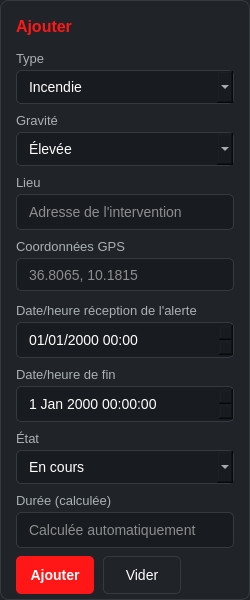
           <widget class="QFrame" name="frameAjouter">
            <property name="geometry">
             <rect>
              <x>16</x>
              <y>65</y>
              <width>250</width>
              <height>600</height>
             </rect>
            </property>
            <property name="styleSheet">
             <string notr="true">background-color: #202428;
  border: 1px solid #343A40;
  border-radius: 8px;</string>
            </property>
            <property name="frameShape">
             <enum>QFrame::Shape::StyledPanel</enum>
            </property>
            <property name="frameShadow">
             <enum>QFrame::Shadow::Raised</enum>
            </property>
            <widget class="QLabel" name="labelAjouterIntervention">
             <property name="geometry">
              <rect>
               <x>16</x>
               <y>14</y>
               <width>100</width>
               <height>25</height>
              </rect>
             </property>
             <property name="styleSheet">
              <string notr="true">color: #FF1717;
  font-size: 16px;
  font-weight: bold;
  background: transparent;
  border: none;</string>
             </property>
             <property name="text">
              <string>Ajouter</string>
             </property>
            </widget>
            <widget class="QLabel" name="labelTypeIntervention">
             <property name="geometry">
              <rect>
               <x>16</x>
               <y>48</y>
               <width>120</width>
               <height>20</height>
              </rect>
             </property>
             <property name="styleSheet">
              <string notr="true">color: #AAB0B6;
  font-size: 13px;
  background: transparent;
  border: none;</string>
             </property>
             <property name="text">
              <string>Type</string>
             </property>
            </widget>
            <widget class="QComboBox" name="comboTypeIntervention">
             <property name="geometry">
              <rect>
               <x>16</x>
               <y>70</y>
               <width>218</width>
               <height>34</height>
              </rect>
             </property>
             <property name="styleSheet">
              <string notr="true">QComboBox {
      background-color: #181B1F;
      color: white;
      border: 1px solid #343A40;
      border-radius: 5px;
      padding-left: 12px;
      font-size: 14px;
  }</string>
             </property>
             <item>
              <property name="text">
               <string>Incendie</string>
              </property>
             </item>
             <item>
              <property name="text">
               <string>Accident</string>
              </property>
             </item>
             <item>
              <property name="text">
               <string>Inondation</string>
              </property>
             </item>
            </widget>
            <widget class="QLabel" name="labelGraviteIntervention">
             <property name="geometry">
              <rect>
               <x>16</x>
               <y>110</y>
               <width>120</width>
               <height>20</height>
              </rect>
             </property>
             <property name="styleSheet">
              <string notr="true">color: #AAB0B6;
  font-size: 13px;
  background: transparent;
  border: none;</string>
             </property>
             <property name="text">
              <string>Gravité</string>
             </property>
            </widget>
            <widget class="QComboBox" name="comboGraviteIntervention">
             <property name="geometry">
              <rect>
               <x>16</x>
               <y>132</y>
               <width>218</width>
               <height>34</height>
              </rect>
             </property>
             <property name="styleSheet">
              <string notr="true">QComboBox {
      background-color: #181B1F;
      color: white;
      border: 1px solid #343A40;
      border-radius: 5px;
      padding-left: 12px;
      font-size: 14px;
  }</string>
             </property>
             <item>
              <property name="text">
               <string>Élevée</string>
              </property>
             </item>
             <item>
              <property name="text">
               <string>Moyenne</string>
              </property>
             </item>
             <item>
              <property name="text">
               <string>Faible</string>
              </property>
             </item>
            </widget>
            <widget class="QLabel" name="labelLieuIntervention">
             <property name="geometry">
              <rect>
               <x>16</x>
               <y>172</y>
               <width>120</width>
               <height>20</height>
              </rect>
             </property>
             <property name="styleSheet">
              <string notr="true">color: #AAB0B6;
  font-size: 13px;
  background: transparent;
  border: none;</string>
             </property>
             <property name="text">
              <string>Lieu</string>
             </property>
            </widget>
            <widget class="QLabel" name="labelGPSIntervention">
             <property name="geometry">
              <rect>
               <x>16</x>
               <y>236</y>
               <width>180</width>
               <height>20</height>
              </rect>
             </property>
             <property name="styleSheet">
              <string notr="true">color: #AAB0B6;
  font-size: 13px;
  background: transparent;
  border: none;</string>
             </property>
             <property name="text">
              <string>Coordonnées GPS</string>
             </property>
            </widget>
            <widget class="QLabel" name="labelReceptionIntervention">
             <property name="geometry">
              <rect>
               <x>16</x>
               <y>300</y>
               <width>218</width>
               <height>20</height>
              </rect>
             </property>
             <property name="styleSheet">
              <string notr="true">color: #AAB0B6;
  font-size: 13px;
  background: transparent;
  border: none;</string>
             </property>
             <property name="text">
              <string>Date/heure réception de l'alerte</string>
             </property>
            </widget>
            <widget class="QLabel" name="labelFinIntervention">
             <property name="geometry">
              <rect>
               <x>16</x>
               <y>364</y>
               <width>180</width>
               <height>20</height>
              </rect>
             </property>
             <property name="styleSheet">
              <string notr="true">color: #AAB0B6;
  font-size: 13px;
  background: transparent;
  border: none;</string>
             </property>
             <property name="text">
              <string>Date/heure de fin</string>
             </property>
            </widget>
            <widget class="QLabel" name="labelEtatIntervention">
             <property name="geometry">
              <rect>
               <x>16</x>
               <y>428</y>
               <width>120</width>
               <height>20</height>
              </rect>
             </property>
             <property name="styleSheet">
              <string notr="true">color: #AAB0B6;
  font-size: 13px;
  background: transparent;
  border: none;</string>
             </property>
             <property name="text">
              <string>État</string>
             </property>
            </widget>
            <widget class="QLineEdit" name="editLieuIntervention">
             <property name="geometry">
              <rect>
               <x>16</x>
               <y>194</y>
               <width>218</width>
               <height>36</height>
              </rect>
             </property>
             <property name="styleSheet">
              <string notr="true">QLineEdit {
      background-color: #181B1F;
      color: white;
      border: 1px solid #343A40;
      border-radius: 5px;
      padding-left: 10px;
      font-size: 14px;
  }</string>
             </property>
             <property name="text">
              <string/>
             </property>
             <property name="placeholderText">
              <string>Adresse de l'intervention</string>
             </property>
            </widget>
            <widget class="QLineEdit" name="editGPSIntervention">
             <property name="geometry">
              <rect>
               <x>16</x>
               <y>258</y>
               <width>218</width>
               <height>33</height>
              </rect>
             </property>
             <property name="styleSheet">
              <string notr="true">QLineEdit {
      background-color: #181B1F;
      color: white;
      border: 1px solid #343A40;
      border-radius: 5px;
      padding-left: 10px;
      font-size: 14px;
  }</string>
             </property>
             <property name="placeholderText">
              <string>36.8065, 10.1815</string>
             </property>
            </widget>
            <widget class="QDateTimeEdit" name="dateReceptionIntervention">
             <property name="geometry">
              <rect>
               <x>16</x>
               <y>322</y>
               <width>218</width>
               <height>36</height>
              </rect>
             </property>
             <property name="styleSheet">
              <string notr="true">QDateTimeEdit {
      background-color: #181B1F;
      color: white;
      border: 1px solid #343A40;
      border-radius: 5px;
      padding-left: 10px;
      font-size: 14px;
  }</string>
             </property>
             <property name="displayFormat">
              <string>dd/MM/yyyy HH:mm</string>
             </property>
            </widget>
            <widget class="QDateTimeEdit" name="dateFinIntervention">
             <property name="geometry">
              <rect>
               <x>16</x>
               <y>386</y>
               <width>218</width>
               <height>36</height>
              </rect>
             </property>
             <property name="styleSheet">
              <string notr="true">QDateTimeEdit {
      background-color: #181B1F;
      color: white;
      border: 1px solid #343A40;
      border-radius: 5px;
      padding-left: 10px;
      font-size: 14px;
  }</string>
             </property>
            </widget>
            <widget class="QComboBox" name="comboEtatIntervention">
             <property name="geometry">
              <rect>
               <x>16</x>
               <y>450</y>
               <width>218</width>
               <height>34</height>
              </rect>
             </property>
             <property name="styleSheet">
              <string notr="true">QComboBox {
      background-color: #181B1F;
      color: white;
      border: 1px solid #343A40;
      border-radius: 5px;
      padding-left: 12px;
      font-size: 14px;
  }</string>
             </property>
             <item>
              <property name="text">
               <string>En cours</string>
              </property>
             </item>
             <item>
              <property name="text">
               <string>Terminée</string>
              </property>
             </item>
            </widget>
            <widget class="QLabel" name="labelDureeIntervention">
             <property name="geometry">
              <rect>
               <x>16</x>
               <y>490</y>
               <width>120</width>
               <height>20</height>
              </rect>
             </property>
             <property name="styleSheet">
              <string notr="true">color: #AAB0B6;
  font-size: 13px;
  background: transparent;
  border: none;</string>
             </property>
             <property name="text">
              <string>Durée (calculée)</string>
             </property>
            </widget>
            <widget class="QLineEdit" name="editDureeIntervention">
             <property name="geometry">
              <rect>
               <x>16</x>
               <y>512</y>
               <width>218</width>
               <height>36</height>
              </rect>
             </property>
             <property name="styleSheet">
              <string notr="true">QLineEdit {
      background-color: #181B1F;
      color: white;
      border: 1px solid #343A40;
      border-radius: 5px;
      padding-left: 10px;
      font-size: 14px;
  }</string>
             </property>
             <property name="readOnly">
              <bool>true</bool>
             </property>
             <property name="placeholderText">
              <string>Calculée automatiquement</string>
             </property>
            </widget>
            <widget class="QPushButton" name="btnAjouterIntervention">
             <property name="geometry">
              <rect>
               <x>16</x>
               <y>556</y>
               <width>78</width>
               <height>38</height>
              </rect>
             </property>
             <property name="styleSheet">
              <string notr="true">QPushButton {
      background-color: #FF1717;
      color: white;
      border: none;
      border-radius: 5px;
      font-size: 14px;
      font-weight: bold;
  }

  QPushButton:hover {
      background-color: #E31313;
  }</string>
             </property>
             <property name="text">
              <string>Ajouter</string>
             </property>
            </widget>
            <widget class="QPushButton" name="btnViderIntervention">
             <property name="geometry">
              <rect>
               <x>103</x>
               <y>556</y>
               <width>78</width>
               <height>38</height>
              </rect>
             </property>
             <property name="styleSheet">
              <string notr="true">QPushButton {
      background-color: #202428;
      color: white;
      border: 1px solid #343A40;
      border-radius: 5px;
      font-size: 14px;
  }

  QPushButton:hover {
      background-color: #30353A;
  }</string>
             </property>
             <property name="text">
              <string>Vider</string>
             </property>
            </widget>
           </widget>
